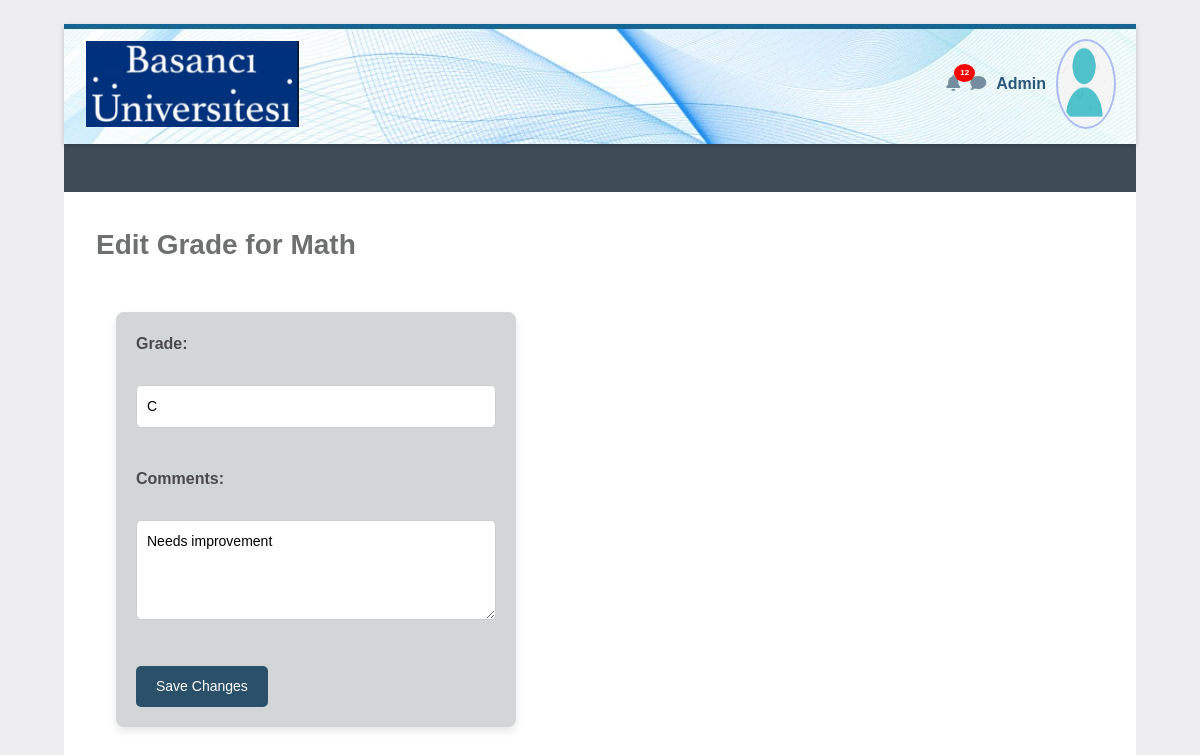
Page /admin/edit/6 on the earlier database version.
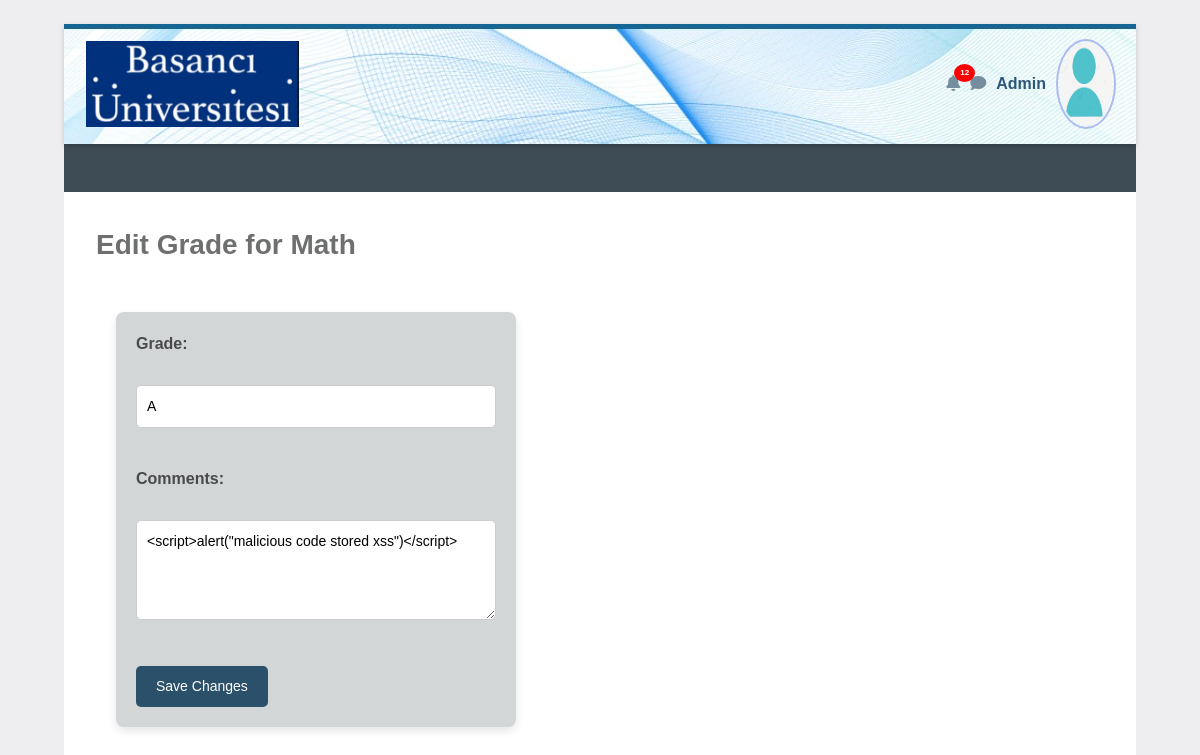
Same page on the later database version.
### tables this page shows
CREATE TABLE grades (
        id INTEGER PRIMARY KEY,
        student_id INTEGER,
        course TEXT,
        grade TEXT,
        comments TEXT,
        FOREIGN KEY(student_id) REFERENCES users(id)
    );

### app/routes.py (the view, shortened to what this page needs)
@main.route('/admin/edit/<grade_id>', methods=['GET', 'POST'])
def edit_grade(grade_id):
    conn = sqlite3.connect('vulnerable.db')
    c = conn.cursor()
    c.execute(f"SELECT course, grade, comments FROM grades WHERE id='{grade_id}'")
    grade_data = c.fetchone()
    conn.close()
    return render_template('edit_grade.html', grade_data=grade_data)

### app/templates/edit_grade.html (shortened to what this page needs)
<!DOCTYPE html>
<html lang="en">
<head>
    <link rel="stylesheet" href="https://stackpath.bootstrapcdn.com/bootstrap/4.5.2/css/bootstrap.min.css">
    <link rel="stylesheet" href="https://cdnjs.cloudflare.com/ajax/libs/font-awesome/5.15.4/css/all.min.css">
</head>
<body>
    <div class="initialBox">
        <div class="navbar">
            <div>
                <img src="{{ url_for('static', filename='logo.png') }}" alt="Logo">
            </div>
            <div class="user-profile">
                <div class="notification">
                    <i class="fas fa-bell icn"></i>
                    <span class="notification-badge">12</span>
                </div>
                <div >
                    <i class="fas fa-comment icn"></i>
                </div>
                <div class="user-profile" onclick="toggleDropdown()">
                <span class="user-name">Admin</span>
                <img src="{{ url_for('static', filename='user.png') }}" alt="Profile" class="profile-img">
                </div>
            </div>
        </div>
        <div class="middle-bar">
        </div>
     <div class="wrapper">
            <div class="header">Edit Grade for {{ grade_data[0] }}</div>
            <form method="POST">
                <label for="grade">Grade:</label><br>
                <input type="text" id="grade" name="grade" value="{{ grade_data[1] }}" required><br><br>
                <label for="comments">Comments:</label><br>
                <textarea id="comments" name="comments" required>{{ grade_data[2] }}</textarea><br><br>
                <button type="submit">Save Changes</button>
            </form>
        </div>
</body>
</html>

Differences in the rows shown:
changed grades "Math": grade "C" → "A"; comments "Needs improvement" → "<script>alert(\"malicious code stored xss\")</script>"
